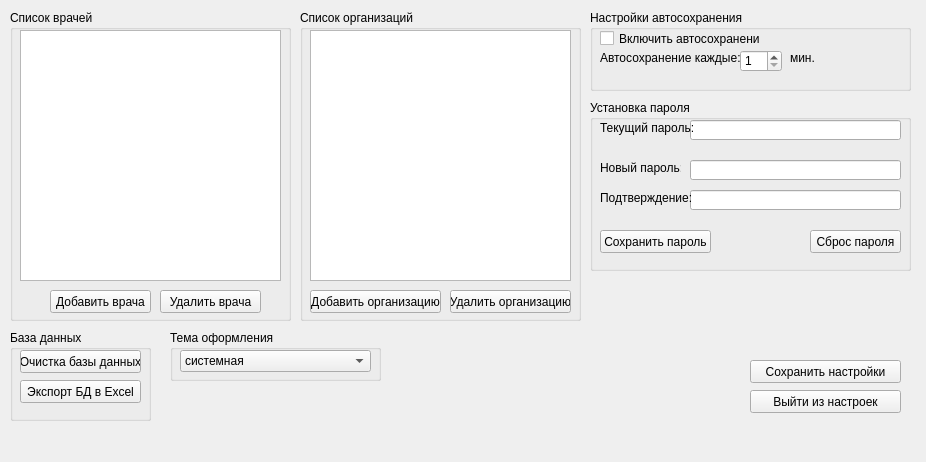
<?xml version="1.0" encoding="UTF-8"?>
<ui version="4.0">
 <class>settings</class>
 <widget class="QMainWindow" name="settings">
  <property name="geometry">
   <rect>
    <x>0</x>
    <y>0</y>
    <width>926</width>
    <height>462</height>
   </rect>
  </property>
  <property name="windowTitle">
   <string>MainWindow</string>
  </property>
  <widget class="QWidget" name="centralwidget">
   <widget class="QGroupBox" name="groupBox">
    <property name="geometry">
     <rect>
      <x>590</x>
      <y>10</y>
      <width>321</width>
      <height>81</height>
     </rect>
    </property>
    <property name="title">
     <string>Настройки автосохранения</string>
    </property>
    <widget class="QLabel" name="label_2">
     <property name="geometry">
      <rect>
       <x>200</x>
       <y>40</y>
       <width>47</width>
       <height>16</height>
      </rect>
     </property>
     <property name="text">
      <string>мин.</string>
     </property>
    </widget>
    <widget class="QSpinBox" name="autosaveintervalspin">
     <property name="geometry">
      <rect>
       <x>150</x>
       <y>40</y>
       <width>42</width>
       <height>22</height>
      </rect>
     </property>
     <property name="minimum">
      <number>1</number>
     </property>
     <property name="maximum">
      <number>120</number>
     </property>
    </widget>
    <widget class="QLabel" name="label">
     <property name="geometry">
      <rect>
       <x>10</x>
       <y>40</y>
       <width>141</width>
       <height>16</height>
      </rect>
     </property>
     <property name="text">
      <string>Автосохранение каждые:</string>
     </property>
    </widget>
    <widget class="QCheckBox" name="autosaveon">
     <property name="geometry">
      <rect>
       <x>10</x>
       <y>20</y>
       <width>161</width>
       <height>17</height>
      </rect>
     </property>
     <property name="text">
      <string>Включить автосохранение</string>
     </property>
    </widget>
   </widget>
   <widget class="QGroupBox" name="groupBox_2">
    <property name="geometry">
     <rect>
      <x>10</x>
      <y>10</y>
      <width>281</width>
      <height>311</height>
     </rect>
    </property>
    <property name="title">
     <string>Список врачей</string>
    </property>
    <property name="checkable">
     <bool>false</bool>
    </property>
    <widget class="QListWidget" name="listvrachadd">
     <property name="geometry">
      <rect>
       <x>10</x>
       <y>20</y>
       <width>261</width>
       <height>251</height>
      </rect>
     </property>
    </widget>
    <widget class="QPushButton" name="addmedic">
     <property name="geometry">
      <rect>
       <x>40</x>
       <y>280</y>
       <width>101</width>
       <height>23</height>
      </rect>
     </property>
     <property name="text">
      <string>Добавить врача</string>
     </property>
    </widget>
    <widget class="QPushButton" name="deletemedic">
     <property name="geometry">
      <rect>
       <x>150</x>
       <y>280</y>
       <width>101</width>
       <height>23</height>
      </rect>
     </property>
     <property name="text">
      <string>Удалить врача</string>
     </property>
    </widget>
   </widget>
   <widget class="QGroupBox" name="groupBox_3">
    <property name="geometry">
     <rect>
      <x>300</x>
      <y>10</y>
      <width>281</width>
      <height>311</height>
     </rect>
    </property>
    <property name="title">
     <string>Список организаций</string>
    </property>
    <widget class="QPushButton" name="add_organisation">
     <property name="geometry">
      <rect>
       <x>10</x>
       <y>280</y>
       <width>131</width>
       <height>23</height>
      </rect>
     </property>
     <property name="text">
      <string>Добавить организацию</string>
     </property>
    </widget>
    <widget class="QPushButton" name="delete_organisation">
     <property name="geometry">
      <rect>
       <x>150</x>
       <y>280</y>
       <width>121</width>
       <height>23</height>
      </rect>
     </property>
     <property name="text">
      <string>Удалить организацию</string>
     </property>
    </widget>
    <widget class="QListWidget" name="list_organisation">
     <property name="geometry">
      <rect>
       <x>10</x>
       <y>20</y>
       <width>261</width>
       <height>251</height>
      </rect>
     </property>
    </widget>
   </widget>
   <widget class="QPushButton" name="savesettings">
    <property name="geometry">
     <rect>
      <x>750</x>
      <y>360</y>
      <width>151</width>
      <height>23</height>
     </rect>
    </property>
    <property name="text">
     <string>Сохранить настройки</string>
    </property>
   </widget>
   <widget class="QPushButton" name="exitsettings">
    <property name="geometry">
     <rect>
      <x>750</x>
      <y>390</y>
      <width>151</width>
      <height>23</height>
     </rect>
    </property>
    <property name="text">
     <string>Выйти из настроек</string>
    </property>
   </widget>
   <widget class="QGroupBox" name="groupBox_4">
    <property name="geometry">
     <rect>
      <x>590</x>
      <y>100</y>
      <width>321</width>
      <height>171</height>
     </rect>
    </property>
    <property name="title">
     <string>Установка пароля</string>
    </property>
    <widget class="QLineEdit" name="passwordnow">
     <property name="geometry">
      <rect>
       <x>100</x>
       <y>20</y>
       <width>211</width>
       <height>20</height>
      </rect>
     </property>
    </widget>
    <widget class="QLineEdit" name="passportnew">
     <property name="geometry">
      <rect>
       <x>100</x>
       <y>60</y>
       <width>211</width>
       <height>20</height>
      </rect>
     </property>
    </widget>
    <widget class="QLineEdit" name="passwordnewdouble">
     <property name="geometry">
      <rect>
       <x>100</x>
       <y>90</y>
       <width>211</width>
       <height>20</height>
      </rect>
     </property>
    </widget>
    <widget class="QLabel" name="label_3">
     <property name="geometry">
      <rect>
       <x>10</x>
       <y>20</y>
       <width>101</width>
       <height>16</height>
      </rect>
     </property>
     <property name="text">
      <string>Текущий пароль:</string>
     </property>
    </widget>
    <widget class="QLabel" name="label_4">
     <property name="geometry">
      <rect>
       <x>10</x>
       <y>60</y>
       <width>81</width>
       <height>16</height>
      </rect>
     </property>
     <property name="text">
      <string>Новый пароль:</string>
     </property>
    </widget>
    <widget class="QLabel" name="label_5">
     <property name="geometry">
      <rect>
       <x>10</x>
       <y>90</y>
       <width>91</width>
       <height>16</height>
      </rect>
     </property>
     <property name="text">
      <string>Подтверждение:</string>
     </property>
    </widget>
    <widget class="QPushButton" name="savepassword">
     <property name="geometry">
      <rect>
       <x>10</x>
       <y>130</y>
       <width>111</width>
       <height>23</height>
      </rect>
     </property>
     <property name="text">
      <string>Сохранить пароль</string>
     </property>
    </widget>
    <widget class="QPushButton" name="sbrospassword">
     <property name="geometry">
      <rect>
       <x>220</x>
       <y>130</y>
       <width>91</width>
       <height>23</height>
      </rect>
     </property>
     <property name="text">
      <string>Сброс пароля</string>
     </property>
    </widget>
   </widget>
   <widget class="QGroupBox" name="groupBox_5">
    <property name="geometry">
     <rect>
      <x>10</x>
      <y>330</y>
      <width>141</width>
      <height>91</height>
     </rect>
    </property>
    <property name="title">
     <string>База данных</string>
    </property>
    <widget class="QPushButton" name="cleardatabase">
     <property name="geometry">
      <rect>
       <x>10</x>
       <y>20</y>
       <width>121</width>
       <height>23</height>
      </rect>
     </property>
     <property name="text">
      <string>Очистка базы данных</string>
     </property>
    </widget>
    <widget class="QPushButton" name="exportDB">
     <property name="geometry">
      <rect>
       <x>10</x>
       <y>50</y>
       <width>121</width>
       <height>23</height>
      </rect>
     </property>
     <property name="text">
      <string>Экспорт БД в Excel</string>
     </property>
    </widget>
   </widget>
   <widget class="QGroupBox" name="groupBox_6">
    <property name="geometry">
     <rect>
      <x>170</x>
      <y>330</y>
      <width>211</width>
      <height>51</height>
     </rect>
    </property>
    <property name="title">
     <string>Тема оформления</string>
    </property>
    <widget class="QComboBox" name="themelist">
     <property name="geometry">
      <rect>
       <x>10</x>
       <y>20</y>
       <width>191</width>
       <height>22</height>
      </rect>
     </property>
     <item>
      <property name="text">
       <string>системная</string>
      </property>
     </item>
     <item>
      <property name="text">
       <string>темная</string>
      </property>
     </item>
    </widget>
   </widget>
  </widget>
  <widget class="QMenuBar" name="menubar">
   <property name="geometry">
    <rect>
     <x>0</x>
     <y>0</y>
     <width>926</width>
     <height>31</height>
    </rect>
   </property>
  </widget>
 </widget>
 <resources/>
 <connections/>
</ui>
